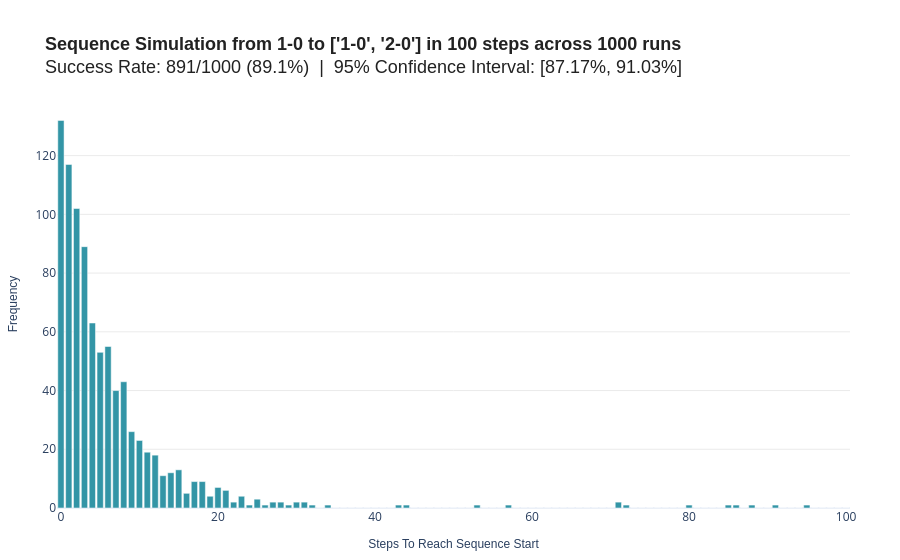

The cell this chart's notebook holds for it:
### Code cell
sequence_query = interface.evaluate_sequence_query(
    start_state = "1-0", 
    sequence = ["1-0", "2-0"], 
    steps = 100, 
    num_runs = 1000, 
    run_parallel = False 
)

### Figure 1 — Plotly figure (JSON) as saved in the notebook; plotly's stock layout.template omitted (floating-point values rounded to 4 significant figures)
{"data": [{"hovertemplate": "<b>Step</b> %{x}<br><b>Frequency</b> %{y:.0f}<br><extra></extra>", "legendgroup": "", "marker": {"color": "#3395A6", "pattern": {"shape": ""}}, "name": "", "orientation": "v", "showlegend": false, "textposition": "auto", "type": "bar", "x": [0, 1, 2, 3, 4, 5, 6, 7, 8, 9, 10, 11, 12, 13, 14, 15, 16, 17, 18, 19, 20, 21, 22, 23, 24, 25, 26, 27, 28, 29, 30, 31, 32, 33, 34, 35, 36, 37, 38, 39, 40, 41, 42, 43, 44, 45, 46, 47, 48, 49, 50, 51, 52, 53, 54, 55, 56, 57, 58, 59, 60, 61, 62, 63, 64, 65, 66, 67, 68, 69, 70, 71, 72, 73, 74, 75, 76, 77, 78, 79, 80, 81, 82, 83, 84, 85, 86, 87, 88, 89, 90, 91, 92, 93, 94, 95, 96, 97, 98, 99, 100], "xaxis": "x", "y": [132, 117, 102, 89, 63, 53, 55, 40, 43, 26, 23, 19, 18, 11, 12, 13, 5, 9, 9, 4, 7, 6, 2, 4, 1, 3, 1, 2, 2, 1, 2, 2, 1, 0, 1, 0, 0, 0, 0, 0, 0, 0, 0, 1, 1, 0, 0, 0, 0, 0, 0, 0, 0, 1, 0, 0, 0, 1, 0, 0, 0, 0, 0, 0, 0, 0, 0, 0, 0, 0, 0, 2, 1, 0, 0, 0, 0, 0, 0, 0, 1, 0, 0, 0, 0, 1, 1, 0, 1, 0, 0, 1, 0, 0, 0, 1, 0, 0, 0, 0, 0], "yaxis": "y"}], "layout": {"barmode": "relative", "hoverlabel": {"bgcolor": "#FFFFFF", "font": {"family": "Arial", "size": 13}}, "legend": {"tracegroupgap": 0}, "margin": {"b": 50, "l": 50, "r": 50, "t": 100}, "title": {"font": {"color": "#222222", "family": "Arial", "size": 18}, "text": "<b>Sequence Simulation from 1-0 to ['1-0', '2-0'] in 100 steps across 1000 runs</b><br><span style='font_size: 13px; color=#666666, font-weight=normal;'>Success Rate: 891/1000 (89.1%) &nbsp;|&nbsp; 95% Confidence Interval: [87.17%, 91.03%]</span>"}, "xaxis": {"anchor": "y", "domain": [0, 1], "title": {"font": {"family": "Arial", "size": 12}, "text": "Steps To Reach Sequence Start"}}, "yaxis": {"anchor": "x", "domain": [0, 1], "gridcolor": "#EBEBEB", "title": {"font": {"family": "Arial", "size": 12}, "text": "Frequency"}}}}
